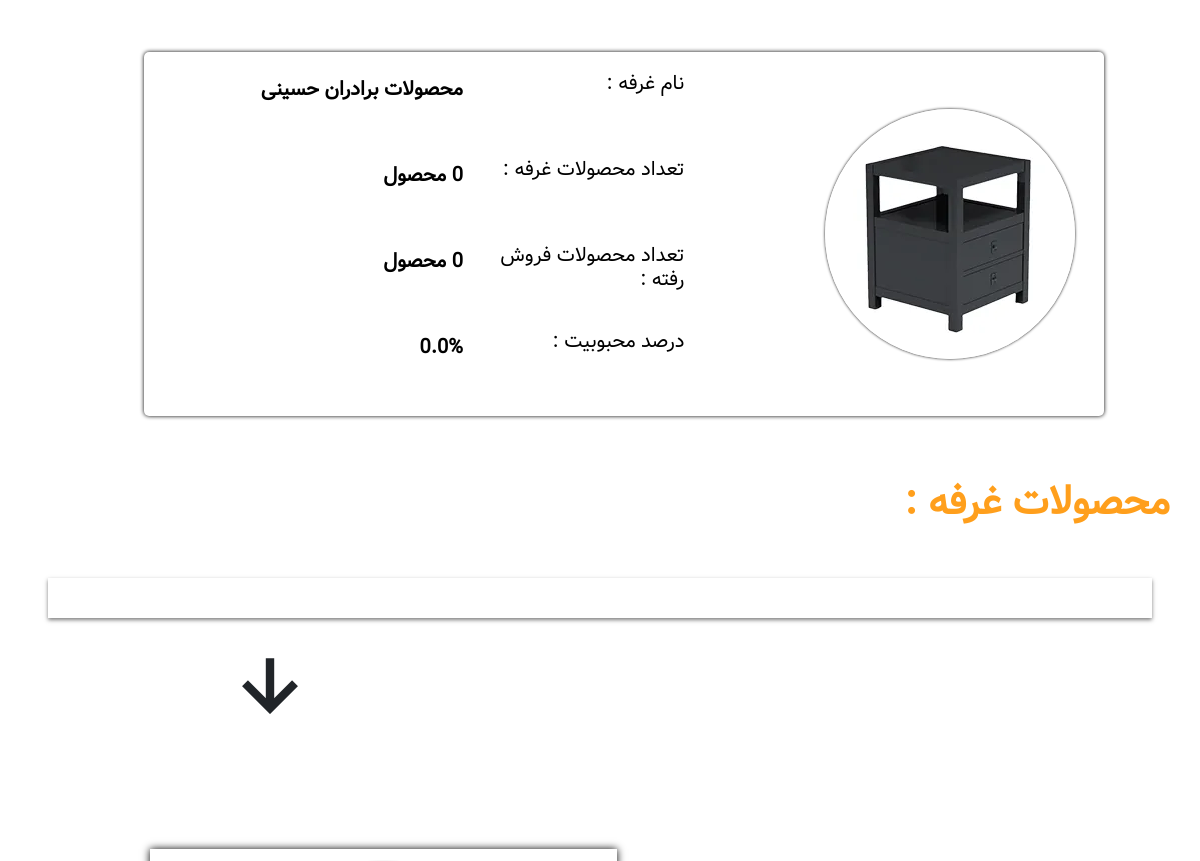
The app's page /Customer_userPanel/ (signed in, middle part), older data.
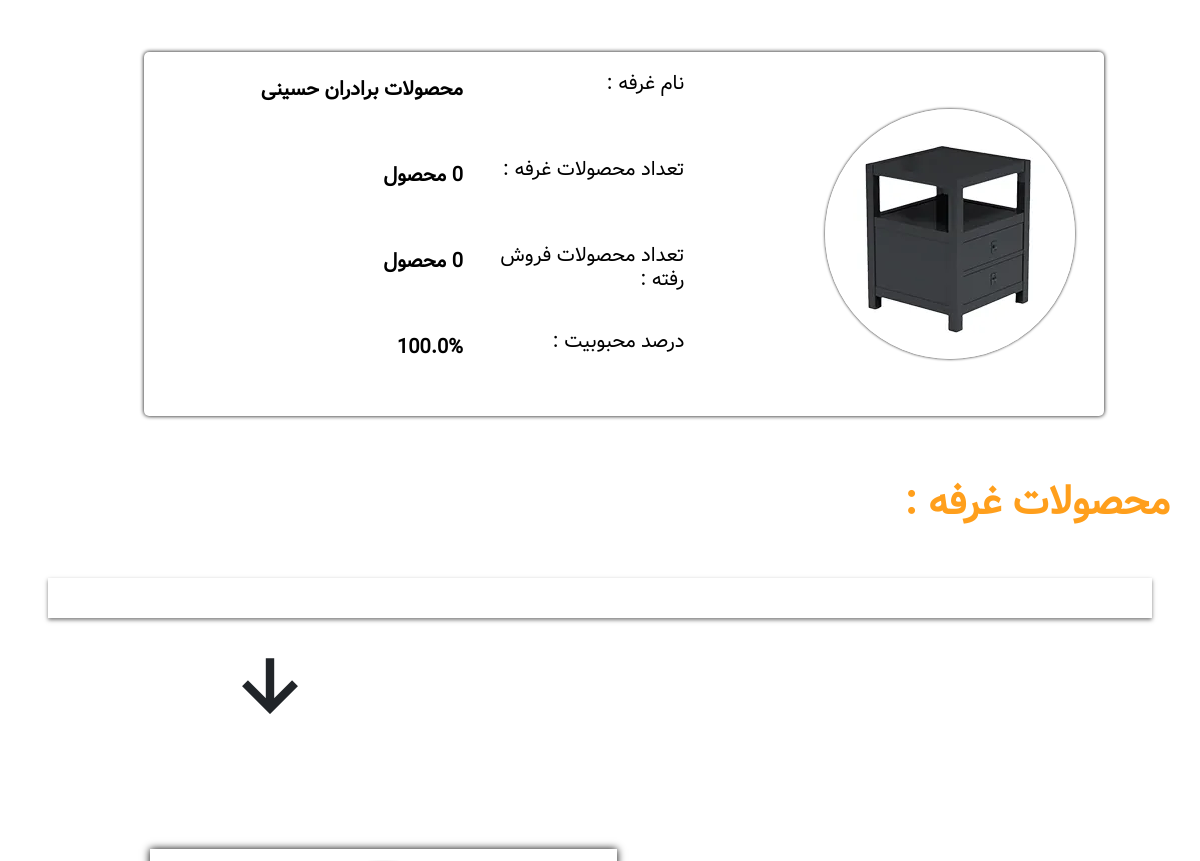
The same page, newer data.
### Store/models.py (models this page shows, shortened)
class Profile(models.Model):
    user = models.OneToOneField(User , on_delete=models.CASCADE , default=None , null=False , blank=False)
    image = models.ImageField(upload_to='uploads/profile/' , default='uploads/profile/user.ico')
    date_modified = models.DateTimeField(User , auto_now=True)
    phone = models.CharField(max_length=14 , blank=True)
    address1 = models.CharField(max_length=200 , blank=True)
    address2 = models.CharField(max_length=200 , blank=True)
    city = models.CharField(max_length=200 , blank=True)
    state = models.CharField(max_length=200 , blank=True)
    zipcode = models.CharField(max_length=200 , blank=True)
    country = models.CharField(max_length=200 , blank=True)
    melicode = models.CharField(max_length=200 , blank=True)
    role = models.CharField(max_length=200 , blank=True , default='Customer')
    booth = models.ForeignKey(Booth, on_delete=models.CASCADE , null=True , blank=False , default=None)
    old_cart = models.CharField(max_length=200 , null=True , blank=True)

class Booth(models.Model):
    name = models.CharField(max_length=100)
    address = models.CharField(max_length=100)
    description = models.CharField(max_length=200)
    image = models.ImageField(upload_to='uploads/booth/', null=True)
    owner = models.ForeignKey(User, on_delete=models.CASCADE)
    date_created = models.DateTimeField(auto_now_add=True , null=True)
    popularity_percentage = models.FloatField(default=0)  # فیلد جدید برای نگهداری درصد محبوبیت

### Store/views.py (the view)
# urls.py: path('Customer_userPanel/', views.Customer_UserPanel, name='Customer_UserPanel'),
def Customer_UserPanel(request):
    if request.user.is_authenticated:
        profile = Profile.objects.filter(user=request.user)
        for item in profile:
            if item.role == 'Boother':
                if item.booth.date_created:
                    g_date = item.booth.date_created  # تاریخ میلادی از نمونه
                    j_date = jdatetime.datetime.fromgregorian(datetime=g_date)  # تبدیل به تاریخ شمسی
                    formatted_date = f"{j_date.year}/{j_date.month}/{j_date.day}"
            else:
                formatted_date = 'None'
            if item.date_modified:
                h_date = item.date_modified # تاریخ میلادی از نمونه
                f_date = jdatetime.datetime.fromgregorian(datetime=h_date)  # تبدیل به تاریخ شمسی
                formatted_date2 = f"{f_date.year}/{f_date.month}/{f_date.day}"
    else:
        messages.success(request , 'لطفا با حساب کاربری خود وارد شوید ...')
        return redirect('Login')
    return render(request=request , template_name='Customer_UserPanel.html' , context={'profile':profile , 'create_booth':formatted_date , 'date_modified':formatted_date2 })

### Cart/context_processors.py (called while the page is built)
def cart(request):
    return {'cart': Cart(request)}

### Store/templates/Customer_UserPanel.html (shortened to what the changed rows need)
{% extends 'base.html' %}
{% load static %}
{% load humanize %}
{% block content %}
    {% for item in profile %}
        {% if item.role == 'Customer' %}
                  <div class="Panel-Header">
                <div class="Panel-right">
                  <div class="img">
                    <img src="{{ item.image.url }}" alt="">
                  </div>
                  <h1>{{ item.user.first_name }} {{ item.user.last_name }}</h1>
                </div>
                <div class="Panel-left">
                  <a href="{% url 'Cart_Summary' %}"><img src="{% static 'img/basket2.png' %}" alt="basket-icon"></a>
                </div>
              </div>
              <div class="Panel-Body">
                <div class="PanelBody-right">
                  <h1>{{ item.user.first_name }} جان به پنل خودت خوش آمدی!</h1>
                  <div class="PanelMenu">
                    <div class="PanelMenu-right">
                      <img src="{% static 'img/bagMoney.png' %}" alt="bagMoney-icon">
                      <h1>کیف پول:</h1>
                    </div>
                    <a>0 تومان</a>
                    <div class="PanelMenu-left" style="cursor: pointer;">
                      <img src="{% static 'img/arrow-left.png' %}" alt="arrow-left-icon">
                    </div>
                  </div>
                  <hr />
                  <div class="PanelMenu">
                    <div class="PanelMenu-right">
                      <img src="{% static 'img/tasks_113292.png' %}" alt="task-icon">
                    </div>
                    <a>سفارشات</a>
                    <div class="PanelMenu-left" style="cursor: pointer;">
                      <img src="{% static 'img/arrow-left.png' %}" alt="arrow-left-icon">
                    </div>
                  </div>
                  <div class="PanelMenu">
                    <div class="PanelMenu-right">
                      <img src="{% static 'img/clock_icon-icons.com_72357.png' %}" alt="History-icon">
                    </div>
                    <a>تاریخچه خرید</a>
                    <div class="PanelMenu-left" style="cursor: pointer;">
                      <img src="{% static 'img/arrow-left.png' %}" alt="arrow-left-icon">
                    </div>
                  </div>
                  <div class="PanelMenu">
                    <div class="PanelMenu-right">
                      <img src="{% static 'img/like.png' %}" alt="Like-icon">
                    </div>
                    <a>غرفه های لایک شده</a>
                    <div class="PanelMenu-left" style="cursor: pointer;">
                      <img src="{% static 'img/arrow-left.png' %}" alt="arrow-left-icon">
                    </div>
                  </div>
                  <div class="PanelMenu">
                    <div class="PanelMenu-right">
                      <img src="{% static 'img/ecommerce.png' %}" alt="Booth-icon">
                    </div>
                    <a>افتتاح غرفه</a>
                    <div class="PanelMenu-left" style="cursor: pointer;">
                      <img src="{% static 'img/arrow-left.png' %}" alt="arrow-left-icon">
                    </div>
                  </div>
                        <div class="PanelMenu">
                    <div class="PanelMenu-right">
                      <img src="{% static 'img/circle_down_arrow_arrow_icon_253893.png' %}" alt="Save-icon">
                    </div>
                    <a href="{% url 'Update_Password' %}">ویراش امنیتی حساب کاربری</a>
                    <div class="PanelMenu-left" style="cursor: pointer;">
                      <a href="{% url 'Update_Password' %}"><img src="{% static 'img/arrow-left.png' %}" alt="arrow-left-icon"></a>
                    </div>
                  </div>
                  <div class="PanelMenu">
                    <div class="PanelMenu-right">
                      <img src="{% static 'img/open_icon-icons.com_72303.png' %}" alt="Change-icon">
                    </div>
                    <a href="{% url 'Update_User' %}">ویرایش اطلاعات</a>
                    <div class="PanelMenu-left" style="cursor: pointer;">
                      <a href="{% url 'Update_User' %}"><img src="{% static 'img/arrow-left.png' %}" alt="arrow-left-icon"></a>
                    </div>
                  </div>
                  <hr />
                  <div class="PanelMenu">
                    <div class="PanelMenu-right">
                      <img src="{% static 'img/power_icon-icons.com_72293.png' %}" alt="Logout-icon">
                    </div>
                    <a href="{% url 'Logout' %}">خروج</a>
                    <div class="PanelMenu-left" style="cursor: pointer;">
                      <a href="{% url 'Logout' %}"><img src="{% static 'img/arrow-left.png' %}" alt="arrow-left-icon"></a>
                    </div>
                  </div>
                </div>
                <div class="PanelBody-left">
                  <h1 class="sub-Title">پروفایل کاربری :</h1>
                  <hr />
                  <div style="display: flex;justify-content: center;">
                    <div class="Profile">
                      <img src="{{ item.image.url }}" alt="Profile-img">
                    </div>
                  </div>
                  <div class="Information">
                    <h1 class="Question">نام :</h1>
                    <span class="answer">{{ item.user.first_name }}</span>
                    <h1 class="Question">نام خانوادگی :</h1>
                    <span class="answer">{{ item.user.last_name }}</span>
                    <h1 class="Question">نقش :</h1>
                      <span class="answer">مشتری</span>
                    <h1 class="Question">تاریخ عضویت :</h1>
                    <span class="answer">۱۴۰۳/۰۲/۱۰</span>
                    <h1 class="Question">ایمیل :</h1>
                    <span class="answer">{{ item.user.email }}</span>
                  </div>
                  <a href="#" class="btn">تغییر اطلاعات</a>
                </div>
              </div>
              </div>
        {% elif item.role == 'Boother' %}
    <div class="Booth-Sabt">
        <div class="Owner-img">
            <img src="{{ item.booth.image.url }}" alt="Profile-Owner-img">
        </div>
        <div class="Booth-Sabt-Information">
            <h1 class="Qus">نام غرفه :</h1>
            <h1 class="ans">{{ item.booth.name}}</h1>
            <h1 class="Qus">تعداد محصولات غرفه :</h1>
            <h1 class="ans">{{ item.booth.products.count }} محصول</h1>
            <h1 class="Qus">تعداد محصولات فروش رفته :</h1>
            <h1 class="ans">{{ item.booth.products.count }} محصول</h1>
            <h1 class="Qus">درصد محبوبیت :</h1>
            <h1 class="ans">{{ item.booth.popularity_percentage }}%</h1>
        </div>
    </div>
    <h1 class="sub-Title">محصولات غرفه :</h1>
        <div class="Mahsolat">
            </div>
    <i class='bx bx-down-arrow-alt Owner-i'></i>
    <div class="Panel-Body">
              <div class="Panel-Body">
                <div class="PanelBody-right">
                </div>
          <div class="PanelBody-left">
          </div>
    </div>
        {% endif %}
{% endfor %}
{% endblock %}

Row changes from the older to the newer data that the page shows:
changed through a linked row, Profile "محصولات برادران حسینی": booth.popularity_percentage "0.0" → "100.0"
